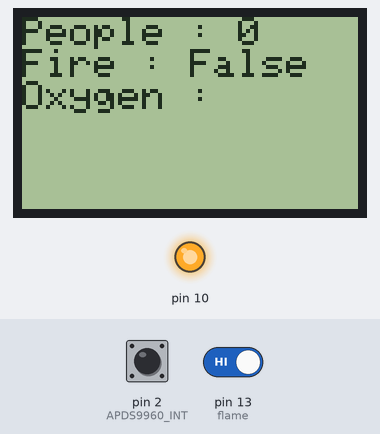
A sketch run on a simulated Arduino Uno, built with avr-gcc and run on an emulated ATmega328P. Shown: 84×48 one-colour display, output pins drawn as LEDs (lit = HIGH). Inputs (shaded band) come from the test bench; at power-on: pin 13 (flame) HIGH, pin 2 (APDS9960_INT) HIGH. What the sketch prints to the serial monitor is not drawn.

Above: at 1.3 s.
1.4 s: pin 13 (flame) driven LOW
At 2.4 s:
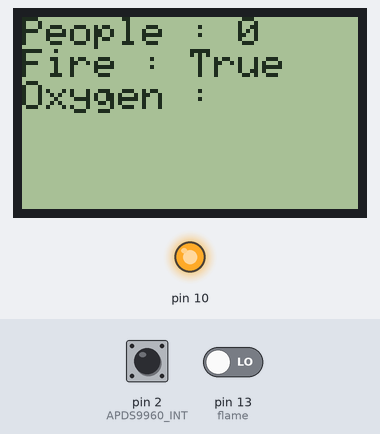
Timing chart, 0 to 4.4 s (numbered marks = the images above; inputs shaded):
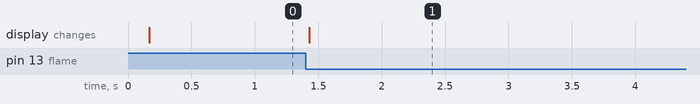

The sketch:

lcd_and_gesture_and_flame_sensor.ino
```cpp
#include <Wire.h>
#include <SparkFun_APDS9960.h>
#include <PCD8544.h>


static const byte glyph[] = { B00010000, B00110100, B00110000, B00110100, B00010000 };
static PCD8544 lcd;
static int counter = 0;
int flame = 13;      // 불꽃감지 센서 핀 번호 2
int state = 0;      // 불꽃감지 센서의 상태 값 저장 변수
String fire;

// Pins
#define APDS9960_INT    2 // Needs to be an interrupt pin

// Constants

// Global Variables
SparkFun_APDS9960 apds = SparkFun_APDS9960();
int isr_flag = 0;

void setup() {

  pinMode(flame, INPUT);   // 불꽃 감지 센서를 입력으로 설정
  Serial.begin(9600);      // 시리얼 통신, 속도는 9600

  pinMode(APDS9960_INT, INPUT);
  //LCD set up
  pinMode(10,OUTPUT);
  digitalWrite(10, HIGH); // LCD light on / off
  // PCD8544-compatible displays may have a different resolution...
  lcd.begin(84, 48);

  // Add the smiley to position "0" of the ASCII table...
  lcd.createChar(0, glyph);
  lcd.setContrast(65);

  // Initialize Serial port
  Serial.begin(9600);
  Serial.println();
  Serial.println(F("--------------------------------"));
  Serial.println(F("SparkFun APDS-9960 - GestureTest"));
  Serial.println(F("--------------------------------"));

  // Initialize interrupt service routine
  attachInterrupt(0, interruptRoutine, FALLING);

  // Initialize APDS-9960 (configure I2C and initial values)
  if ( apds.init() ) {
    Serial.println(F("APDS-9960 initialization complete"));
  } else {
    Serial.println(F("Something went wrong during APDS-9960 init!"));
  }

  // Start running the APDS-9960 gesture sensor engine
  if ( apds.enableGestureSensor(true) ) {
    Serial.println(F("Gesture sensor is now running"));
  } else {
    Serial.println(F("Something went wrong during gesture sensor init!"));
  }
}

void loop() {

  lcd.setCursor(0, 0);
  lcd.print("People : ");
  lcd.print(counter);
  lcd.print(" ");

  lcd.setCursor(0, 1);
  lcd.print("Fire : ");
  lcd.print(fire);
  lcd.print(" ");

  lcd.setCursor(0, 2);
  lcd.print("Oxygen : ");

  if( isr_flag == 1 ) {
    detachInterrupt(0);
    handleGesture();
    isr_flag = 0;
    attachInterrupt(0, interruptRoutine, FALLING);
  }

  state = digitalRead(flame);   // 불꽃 감지 센서값 입력받음


  if (state == 0){              // 불꽃감지 센서의 값이 0일때(불꽃이 감지 되었을 때)
    //Serial.println("ON");       // 시리얼 통신에 센서값 출력해 주기.
    fire = "True";
  }
  else if (state == 1){                        // 불꽃감지 센서의 값이 1일때 (불꽃이 감지 되지 않았을 때)
    //Serial.println("OFF");      // 시리얼 통신에 센서값 출력해 주기.
    fire = "False";
  }

}

void interruptRoutine() {
  isr_flag = 1;
}

void handleGesture() {
    if ( apds.isGestureAvailable() ) {
    switch ( apds.readGesture() ) {
      case DIR_LEFT:
        Serial.println("LEFT");
        counter++;
        break;
      case DIR_RIGHT:
        Serial.println("RIGHT");
        counter--;
        break;
      default:
        Serial.println("NONE");
    }
  }
}
```

Measured:
- after the input at 1.4 s, the display: changes at once (image 1)
